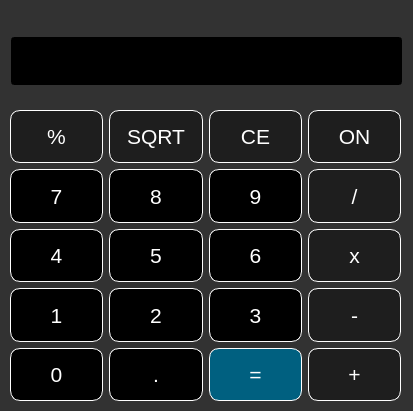
<?xml version="1.0" encoding="UTF-8"?>
<ui version="4.0">
 <class>Widget</class>
 <widget class="QWidget" name="Widget">
  <property name="geometry">
   <rect>
    <x>0</x>
    <y>0</y>
    <width>413</width>
    <height>411</height>
   </rect>
  </property>
  <property name="sizePolicy">
   <sizepolicy hsizetype="Fixed" vsizetype="Fixed">
    <horstretch>0</horstretch>
    <verstretch>0</verstretch>
   </sizepolicy>
  </property>
  <property name="minimumSize">
   <size>
    <width>413</width>
    <height>411</height>
   </size>
  </property>
  <property name="maximumSize">
   <size>
    <width>413</width>
    <height>411</height>
   </size>
  </property>
  <property name="windowTitle">
   <string>Kalkulačka</string>
  </property>
  <property name="windowIcon">
   <iconset>
    <normaloff>../../minitIS/minitIS/src/main/resources/static/minitLogo-removebg-preview.ico</normaloff>../../minitIS/minitIS/src/main/resources/static/minitLogo-removebg-preview.ico</iconset>
  </property>
  <property name="styleSheet">
   <string notr="true">QWidget {
	background-color: rgb(50,50,50);
}</string>
  </property>
  <widget class="QWidget" name="verticalLayoutWidget">
   <property name="geometry">
    <rect>
     <x>11</x>
     <y>11</y>
     <width>391</width>
     <height>101</height>
    </rect>
   </property>
   <layout class="QVBoxLayout" name="verticalLayout">
    <item>
     <widget class="QLineEdit" name="lineEdit">
      <property name="enabled">
       <bool>true</bool>
      </property>
      <property name="font">
       <font>
        <pointsize>26</pointsize>
       </font>
      </property>
      <property name="layoutDirection">
       <enum>Qt::LeftToRight</enum>
      </property>
      <property name="styleSheet">
       <string notr="true">QLineEdit {
	text-align: right;
	background-color: black;
	color: white;
}</string>
      </property>
      <property name="alignment">
       <set>Qt::AlignRight|Qt::AlignTrailing|Qt::AlignVCenter</set>
      </property>
      <property name="readOnly">
       <bool>true</bool>
      </property>
     </widget>
    </item>
   </layout>
  </widget>
  <widget class="QWidget" name="gridLayoutWidget">
   <property name="geometry">
    <rect>
     <x>10</x>
     <y>110</y>
     <width>391</width>
     <height>291</height>
    </rect>
   </property>
   <layout class="QGridLayout" name="gridLayout">
    <item row="1" column="1">
     <widget class="QPushButton" name="btn8">
      <property name="sizePolicy">
       <sizepolicy hsizetype="Minimum" vsizetype="Minimum">
        <horstretch>50</horstretch>
        <verstretch>50</verstretch>
       </sizepolicy>
      </property>
      <property name="minimumSize">
       <size>
        <width>50</width>
        <height>50</height>
       </size>
      </property>
      <property name="font">
       <font>
        <pointsize>16</pointsize>
       </font>
      </property>
      <property name="styleSheet">
       <string notr="true">QPushButton { background-color: black; color: white; border-width: 1px; border-color: white; border-style: solid; border-radius: 10px; } QPushButton:hover {
background-color: red; color: white; }</string>
      </property>
      <property name="text">
       <string>8</string>
      </property>
     </widget>
    </item>
    <item row="3" column="1">
     <widget class="QPushButton" name="btn2">
      <property name="sizePolicy">
       <sizepolicy hsizetype="Minimum" vsizetype="Minimum">
        <horstretch>50</horstretch>
        <verstretch>50</verstretch>
       </sizepolicy>
      </property>
      <property name="minimumSize">
       <size>
        <width>50</width>
        <height>50</height>
       </size>
      </property>
      <property name="font">
       <font>
        <pointsize>16</pointsize>
       </font>
      </property>
      <property name="styleSheet">
       <string notr="true">QPushButton { background-color: black; color: white; border-width: 1px; border-color: white; border-style: solid; border-radius: 10px; } QPushButton:hover {
background-color: red; color: white; }</string>
      </property>
      <property name="text">
       <string>2</string>
      </property>
     </widget>
    </item>
    <item row="4" column="1">
     <widget class="QPushButton" name="btnDot">
      <property name="sizePolicy">
       <sizepolicy hsizetype="Minimum" vsizetype="Minimum">
        <horstretch>50</horstretch>
        <verstretch>50</verstretch>
       </sizepolicy>
      </property>
      <property name="minimumSize">
       <size>
        <width>50</width>
        <height>50</height>
       </size>
      </property>
      <property name="font">
       <font>
        <pointsize>16</pointsize>
       </font>
      </property>
      <property name="styleSheet">
       <string notr="true">QPushButton { background-color: black; color: white; border-width: 1px; border-color: white; border-style: solid; border-radius: 10px; } QPushButton:hover {
background-color: red; color: white; }</string>
      </property>
      <property name="text">
       <string>.</string>
      </property>
     </widget>
    </item>
    <item row="0" column="0">
     <widget class="QPushButton" name="btnModulo">
      <property name="sizePolicy">
       <sizepolicy hsizetype="Minimum" vsizetype="Minimum">
        <horstretch>50</horstretch>
        <verstretch>50</verstretch>
       </sizepolicy>
      </property>
      <property name="minimumSize">
       <size>
        <width>50</width>
        <height>50</height>
       </size>
      </property>
      <property name="font">
       <font>
        <pointsize>16</pointsize>
       </font>
      </property>
      <property name="styleSheet">
       <string notr="true">QPushButton { background-color: rgb(30,30,30); color: white; border-width: 1px; border-color: white; border-style: solid; border-radius: 10px; } QPushButton:hover {
background-color: red; color: white; }</string>
      </property>
      <property name="text">
       <string>%</string>
      </property>
     </widget>
    </item>
    <item row="0" column="1">
     <widget class="QPushButton" name="btnSquareRoot">
      <property name="sizePolicy">
       <sizepolicy hsizetype="Minimum" vsizetype="Minimum">
        <horstretch>50</horstretch>
        <verstretch>50</verstretch>
       </sizepolicy>
      </property>
      <property name="minimumSize">
       <size>
        <width>50</width>
        <height>50</height>
       </size>
      </property>
      <property name="font">
       <font>
        <pointsize>16</pointsize>
       </font>
      </property>
      <property name="styleSheet">
       <string notr="true">QPushButton { background-color: rgb(30,30,30); color: white; border-width: 1px; border-color: white; border-style: solid; border-radius: 10px; } QPushButton:hover {
background-color: red; color: white; }</string>
      </property>
      <property name="text">
       <string>SQRT</string>
      </property>
     </widget>
    </item>
    <item row="2" column="1">
     <widget class="QPushButton" name="btn5">
      <property name="sizePolicy">
       <sizepolicy hsizetype="Minimum" vsizetype="Minimum">
        <horstretch>50</horstretch>
        <verstretch>50</verstretch>
       </sizepolicy>
      </property>
      <property name="minimumSize">
       <size>
        <width>50</width>
        <height>50</height>
       </size>
      </property>
      <property name="font">
       <font>
        <pointsize>16</pointsize>
       </font>
      </property>
      <property name="styleSheet">
       <string notr="true">QPushButton { background-color: black; color: white; border-width: 1px; border-color: white; border-style: solid; border-radius: 10px; } QPushButton:hover {
background-color: red; color: white; }</string>
      </property>
      <property name="text">
       <string>5</string>
      </property>
     </widget>
    </item>
    <item row="0" column="2">
     <widget class="QPushButton" name="btnCE">
      <property name="sizePolicy">
       <sizepolicy hsizetype="Minimum" vsizetype="Minimum">
        <horstretch>50</horstretch>
        <verstretch>50</verstretch>
       </sizepolicy>
      </property>
      <property name="minimumSize">
       <size>
        <width>50</width>
        <height>50</height>
       </size>
      </property>
      <property name="font">
       <font>
        <pointsize>16</pointsize>
       </font>
      </property>
      <property name="styleSheet">
       <string notr="true">QPushButton { background-color: rgb(30,30,30); color: white; border-width: 1px; border-color: white; border-style: solid; border-radius: 10px; } QPushButton:hover {
background-color: red; color: white; }</string>
      </property>
      <property name="text">
       <string>CE</string>
      </property>
     </widget>
    </item>
    <item row="0" column="3">
     <widget class="QPushButton" name="btnON">
      <property name="sizePolicy">
       <sizepolicy hsizetype="Minimum" vsizetype="Minimum">
        <horstretch>50</horstretch>
        <verstretch>50</verstretch>
       </sizepolicy>
      </property>
      <property name="minimumSize">
       <size>
        <width>50</width>
        <height>50</height>
       </size>
      </property>
      <property name="font">
       <font>
        <pointsize>16</pointsize>
       </font>
      </property>
      <property name="styleSheet">
       <string notr="true">QPushButton { background-color: rgb(30,30,30); color: white; border-width: 1px; border-color: white; border-style: solid; border-radius: 10px; } QPushButton:hover {
background-color: red; color: white; }</string>
      </property>
      <property name="text">
       <string>ON</string>
      </property>
     </widget>
    </item>
    <item row="1" column="0">
     <widget class="QPushButton" name="btn7">
      <property name="sizePolicy">
       <sizepolicy hsizetype="Minimum" vsizetype="Minimum">
        <horstretch>50</horstretch>
        <verstretch>50</verstretch>
       </sizepolicy>
      </property>
      <property name="minimumSize">
       <size>
        <width>50</width>
        <height>50</height>
       </size>
      </property>
      <property name="font">
       <font>
        <pointsize>16</pointsize>
       </font>
      </property>
      <property name="styleSheet">
       <string notr="true">QPushButton { background-color: black; color: white; border-width: 1px; border-color: white; border-style: solid; border-radius: 10px; } QPushButton:hover {
background-color: red; color: white; }</string>
      </property>
      <property name="text">
       <string>7</string>
      </property>
     </widget>
    </item>
    <item row="2" column="0">
     <widget class="QPushButton" name="btn4">
      <property name="sizePolicy">
       <sizepolicy hsizetype="Minimum" vsizetype="Minimum">
        <horstretch>50</horstretch>
        <verstretch>50</verstretch>
       </sizepolicy>
      </property>
      <property name="minimumSize">
       <size>
        <width>50</width>
        <height>50</height>
       </size>
      </property>
      <property name="font">
       <font>
        <pointsize>16</pointsize>
       </font>
      </property>
      <property name="styleSheet">
       <string notr="true">QPushButton { background-color: black; color: white; border-width: 1px; border-color: white; border-style: solid; border-radius: 10px; } QPushButton:hover {
background-color: red; color: white; }</string>
      </property>
      <property name="text">
       <string>4</string>
      </property>
     </widget>
    </item>
    <item row="3" column="0">
     <widget class="QPushButton" name="btn1">
      <property name="sizePolicy">
       <sizepolicy hsizetype="Minimum" vsizetype="Minimum">
        <horstretch>50</horstretch>
        <verstretch>50</verstretch>
       </sizepolicy>
      </property>
      <property name="minimumSize">
       <size>
        <width>50</width>
        <height>50</height>
       </size>
      </property>
      <property name="font">
       <font>
        <pointsize>16</pointsize>
       </font>
      </property>
      <property name="styleSheet">
       <string notr="true">QPushButton { background-color: black; color: white; border-width: 1px; border-color: white; border-style: solid; border-radius: 10px; } QPushButton:hover {
background-color: red; color: white; }</string>
      </property>
      <property name="text">
       <string>1</string>
      </property>
     </widget>
    </item>
    <item row="4" column="0">
     <widget class="QPushButton" name="btn0">
      <property name="sizePolicy">
       <sizepolicy hsizetype="Minimum" vsizetype="Minimum">
        <horstretch>50</horstretch>
        <verstretch>50</verstretch>
       </sizepolicy>
      </property>
      <property name="minimumSize">
       <size>
        <width>50</width>
        <height>50</height>
       </size>
      </property>
      <property name="font">
       <font>
        <pointsize>16</pointsize>
       </font>
      </property>
      <property name="styleSheet">
       <string notr="true">QPushButton { background-color: black; color: white; border-width: 1px; border-color: white; border-style: solid; border-radius: 10px; } QPushButton:hover {
background-color: red; color: white; }</string>
      </property>
      <property name="text">
       <string>0</string>
      </property>
     </widget>
    </item>
    <item row="1" column="2">
     <widget class="QPushButton" name="btn9">
      <property name="sizePolicy">
       <sizepolicy hsizetype="Minimum" vsizetype="Minimum">
        <horstretch>50</horstretch>
        <verstretch>50</verstretch>
       </sizepolicy>
      </property>
      <property name="minimumSize">
       <size>
        <width>50</width>
        <height>50</height>
       </size>
      </property>
      <property name="font">
       <font>
        <pointsize>16</pointsize>
       </font>
      </property>
      <property name="styleSheet">
       <string notr="true">QPushButton { background-color: black; color: white; border-width: 1px; border-color: white; border-style: solid; border-radius: 10px; } QPushButton:hover {
background-color: red; color: white; }</string>
      </property>
      <property name="text">
       <string>9</string>
      </property>
     </widget>
    </item>
    <item row="2" column="2">
     <widget class="QPushButton" name="btn6">
      <property name="sizePolicy">
       <sizepolicy hsizetype="Minimum" vsizetype="Minimum">
        <horstretch>50</horstretch>
        <verstretch>50</verstretch>
       </sizepolicy>
      </property>
      <property name="minimumSize">
       <size>
        <width>50</width>
        <height>50</height>
       </size>
      </property>
      <property name="font">
       <font>
        <pointsize>16</pointsize>
       </font>
      </property>
      <property name="styleSheet">
       <string notr="true">QPushButton { background-color: black; color: white; border-width: 1px; border-color: white; border-style: solid; border-radius: 10px; } QPushButton:hover {
background-color: red; color: white; }</string>
      </property>
      <property name="text">
       <string>6</string>
      </property>
     </widget>
    </item>
    <item row="3" column="2">
     <widget class="QPushButton" name="btn3">
      <property name="sizePolicy">
       <sizepolicy hsizetype="Minimum" vsizetype="Minimum">
        <horstretch>50</horstretch>
        <verstretch>50</verstretch>
       </sizepolicy>
      </property>
      <property name="minimumSize">
       <size>
        <width>50</width>
        <height>50</height>
       </size>
      </property>
      <property name="font">
       <font>
        <pointsize>16</pointsize>
       </font>
      </property>
      <property name="styleSheet">
       <string notr="true">QPushButton { background-color: black; color: white; border-width: 1px; border-color: white; border-style: solid; border-radius: 10px; } QPushButton:hover {
background-color: red; color: white; }</string>
      </property>
      <property name="text">
       <string>3</string>
      </property>
     </widget>
    </item>
    <item row="4" column="2">
     <widget class="QPushButton" name="btnEquals">
      <property name="sizePolicy">
       <sizepolicy hsizetype="Minimum" vsizetype="Minimum">
        <horstretch>50</horstretch>
        <verstretch>50</verstretch>
       </sizepolicy>
      </property>
      <property name="minimumSize">
       <size>
        <width>50</width>
        <height>50</height>
       </size>
      </property>
      <property name="font">
       <font>
        <pointsize>16</pointsize>
       </font>
      </property>
      <property name="styleSheet">
       <string notr="true">QPushButton { background-color: rgb(0,96,128); color: white; border-width: 1px; border-color: white; border-style: solid; border-radius: 10px; } QPushButton:hover {
background-color: red; color: white; }</string>
      </property>
      <property name="text">
       <string>=</string>
      </property>
     </widget>
    </item>
    <item row="1" column="3">
     <widget class="QPushButton" name="btnDivide">
      <property name="sizePolicy">
       <sizepolicy hsizetype="Minimum" vsizetype="Minimum">
        <horstretch>50</horstretch>
        <verstretch>50</verstretch>
       </sizepolicy>
      </property>
      <property name="minimumSize">
       <size>
        <width>50</width>
        <height>50</height>
       </size>
      </property>
      <property name="font">
       <font>
        <pointsize>16</pointsize>
       </font>
      </property>
      <property name="styleSheet">
       <string notr="true">QPushButton { background-color: rgb(30,30,30); color: white; border-width: 1px; border-color: white; border-style: solid; border-radius: 10px; } QPushButton:hover {
background-color: red; color: white; }</string>
      </property>
      <property name="text">
       <string>/</string>
      </property>
     </widget>
    </item>
    <item row="2" column="3">
     <widget class="QPushButton" name="btnTimes">
      <property name="sizePolicy">
       <sizepolicy hsizetype="Minimum" vsizetype="Minimum">
        <horstretch>50</horstretch>
        <verstretch>50</verstretch>
       </sizepolicy>
      </property>
      <property name="minimumSize">
       <size>
        <width>50</width>
        <height>50</height>
       </size>
      </property>
      <property name="font">
       <font>
        <pointsize>16</pointsize>
       </font>
      </property>
      <property name="styleSheet">
       <string notr="true">QPushButton { background-color: rgb(30,30,30); color: white; border-width: 1px; border-color: white; border-style: solid; border-radius: 10px; } QPushButton:hover {
background-color: red; color: white; }</string>
      </property>
      <property name="text">
       <string>x</string>
      </property>
     </widget>
    </item>
    <item row="3" column="3">
     <widget class="QPushButton" name="btnMinus">
      <property name="sizePolicy">
       <sizepolicy hsizetype="Minimum" vsizetype="Minimum">
        <horstretch>50</horstretch>
        <verstretch>50</verstretch>
       </sizepolicy>
      </property>
      <property name="minimumSize">
       <size>
        <width>50</width>
        <height>50</height>
       </size>
      </property>
      <property name="font">
       <font>
        <pointsize>16</pointsize>
       </font>
      </property>
      <property name="styleSheet">
       <string notr="true">QPushButton { background-color: rgb(30,30,30); color: white; border-width: 1px; border-color: white; border-style: solid; border-radius: 10px; } QPushButton:hover {
background-color: red; color: white; }</string>
      </property>
      <property name="text">
       <string>-</string>
      </property>
     </widget>
    </item>
    <item row="4" column="3">
     <widget class="QPushButton" name="btnPlus">
      <property name="sizePolicy">
       <sizepolicy hsizetype="Minimum" vsizetype="Minimum">
        <horstretch>50</horstretch>
        <verstretch>50</verstretch>
       </sizepolicy>
      </property>
      <property name="minimumSize">
       <size>
        <width>50</width>
        <height>50</height>
       </size>
      </property>
      <property name="font">
       <font>
        <pointsize>16</pointsize>
       </font>
      </property>
      <property name="styleSheet">
       <string notr="true">QPushButton { background-color: rgb(30,30,30); color: white; border-width: 1px; border-color: white; border-style: solid; border-radius: 10px; } QPushButton:hover {
background-color: red; color: white; }</string>
      </property>
      <property name="text">
       <string>+</string>
      </property>
     </widget>
    </item>
   </layout>
  </widget>
 </widget>
 <resources/>
 <connections/>
</ui>
